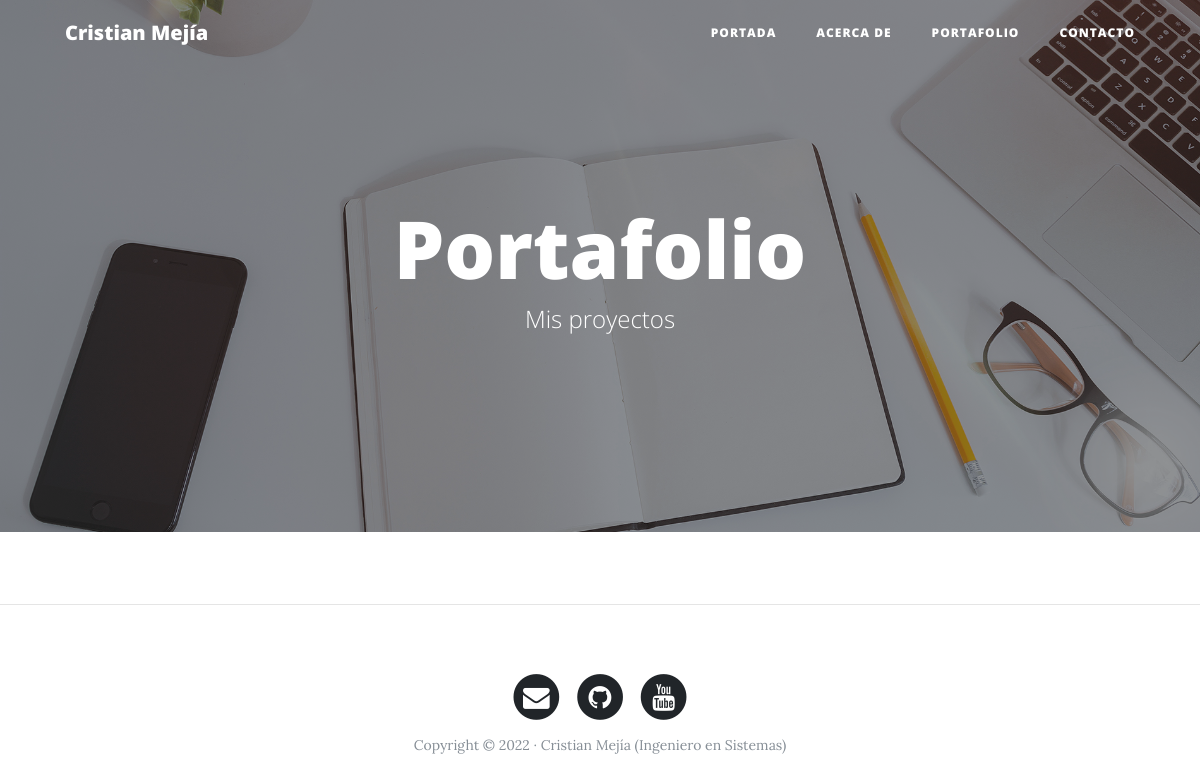
/portfolio/, run on an earlier commit of the app's database.
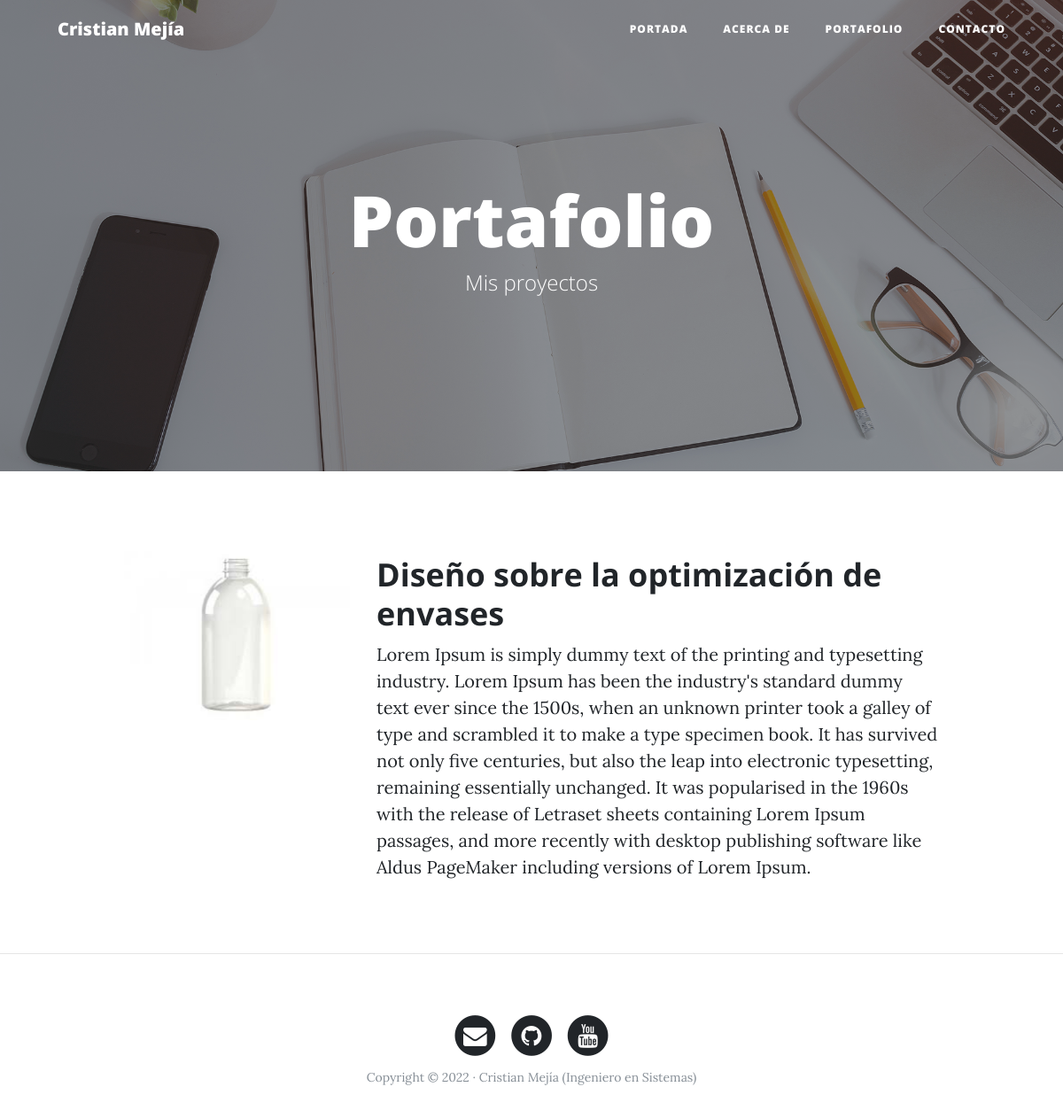
And on a later commit of the database.
### portfolio/models.py (models this page shows, shortened)
class Project(models.Model):
    title = models.CharField(max_length=200, verbose_name="Titulo") # Campo de caracteres
    description = models.TextField(verbose_name="Descripción") # Campo de caracteres
    image = models.ImageField(verbose_name="Imagen",upload_to="projects") # Campo de imagen, upload_to creará una carpeta en el directorio media llamado projects
    link = models.URLField(verbose_name="Dirección Web",blank=True,null=True) # Puede o no venir la url
    created = models.DateTimeField(auto_now_add=True,verbose_name="Fecha de Creación") # Este campo se añadirá la hora automáticamente
    updated = models.DateTimeField(auto_now=True,verbose_name="Fecha de Actualización") # Se actualizará la fecha cuando lo modifiquemos
    class Meta: # Añadir metadatos extendidos
        verbose_name = "proyecto"
        verbose_name_plural = "proyectos" # Nombre en plural
        ordering = ["-created"] # Ordenar por fecha de creación de forma inversa

### portfolio/views.py (the view)
# urls.py: path('portfolio/',portfolio_views.portfolio,name="portfolio"),
def portfolio(request):
    projects = Project.objects.all() # Nos devuelve todos los objetos que tiene el modelo de proyecto
    return render(request,"portfolio/portfolio.html",{"projects":projects})

### portfolio/templates/portfolio/portfolio.html (shortened to what this page needs)
{% extends 'core/base.html'%}
{%block background%}{%load static %}{% static 'core/img/portfolio-bg.jpg' %}{%endblock%}
{%block headers%}
<h1>Portafolio</h1>
<span class="subheading">Mis proyectos</span>
{%endblock%}
{% block content %}
    {% for project in projects %}
    <div class="row project">
        <div class="col-lg-3 col-md-4 offset-lg-1">
            <img class="img-fluid" src="{{project.image.url}}" alt="">
        </div>
    <div class="col-lg-7 col-md-8">
            <h2 class="section-heading title">{{project.title}}</h2>
        <p>{{project.description}}</p>
        </div>
    </div>
    {% endfor %}
{%endblock%}

What changed in the data, as far as the page shows it:
added Project: image (picture), title "Diseño sobre la optimización de envases", description "Lorem Ipsum is simply dummy text of the printing and typesetting industry. Lorem Ipsum has been the industry's standard dummy text ever since the 1500s, when an unknown printer took a galley of type and scrambled it to make a type specimen book. It has survived not only five centuries, but also the leap into electronic typesetting, remaining essentially unchanged. It was popularised in the 1960s with the release of Letraset sheets containing Lorem Ipsum passages, and more recently with desktop publishing software like Aldus PageMaker including versions of Lorem Ipsum."
